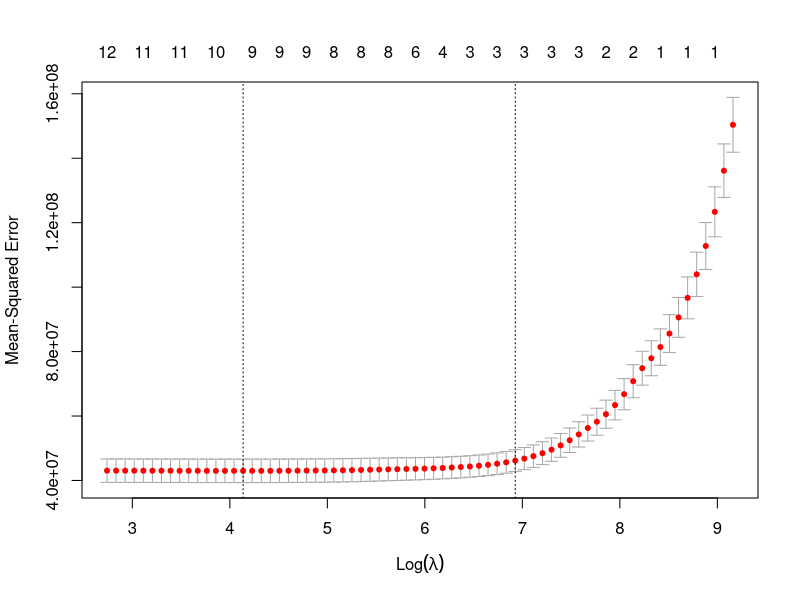

Write the R code that produced this figure.
library(tidyverse)
library(glmnet)
install.packages("caret")
library(caret)


insurance_data <- read.csv("insurance_data_S26.csv")
View(insurance_data)

# train and validation split
set.seed(550)

train_index <- sample(
  x = 1:nrow(insurance_data),
  size = floor(0.8 * nrow(insurance_data))
)

insuranceTrain <- insurance_data[train_index, ]
insuranceValid <- insurance_data[-train_index, ]

insuranceTrain <- na.omit(insuranceTrain)
insuranceValid <- na.omit(insuranceValid)


# LASSO method
x_train <- model.matrix(charges ~ ., insuranceTrain)[,-1]
y_train <- insuranceTrain$charges

x_valid <- model.matrix(charges ~ ., insuranceValid)[,-1]
y_valid <- insuranceValid$charges


# running lasso
set.seed(550)

lasso_cv <- cv.glmnet(
  x_train,
  y_train,
  alpha = 1
)

plot(lasso_cv)


# fitting
LASSO_MODEL <- glmnet(
  x_train,
  y_train,
  alpha = 1,
  lambda = lasso_cv$lambda.min
)

coef(LASSO_MODEL)

# data prediction
lasso_predictions <- predict(
  LASSO_MODEL,
  newx = x_valid,
  s = lasso_cv$lambda.min
)


# RMSE
lasso_predictions <- as.vector(lasso_predictions)

length(lasso_predictions)
length(y_valid)

lasso_rmse <- sqrt(mean((y_valid - lasso_predictions)^2, na.rm = TRUE))

lasso_rmse

# check if numbers are the same
length(y_valid)
length(lasso_predictions)
